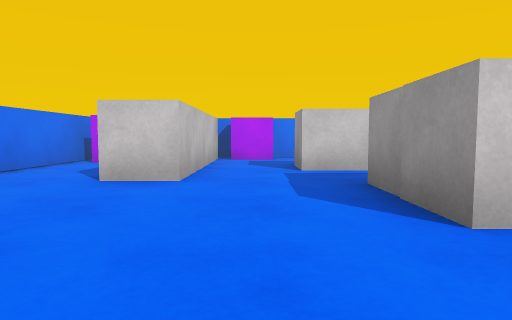
[1] (above)

16 first-person views from a walk through a scene from a Unity 3-D project. The camera is 0.55 m above the floor, tilts 4° down and sees 75° across. The floor is counted in squares, 1 m on a side. Each view is taken from the middle of a square. On the plan, view 1 faces up. The plan holds only what a view shows up to about 9 squares ahead; the rest is blank. The player character is not drawn.

[2]
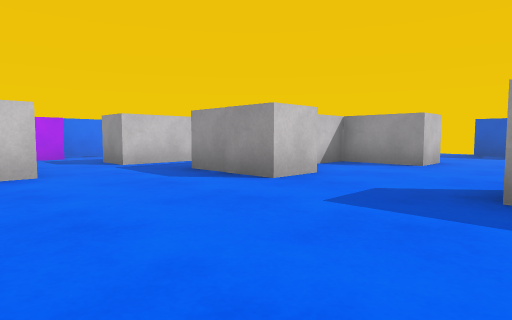

[3]
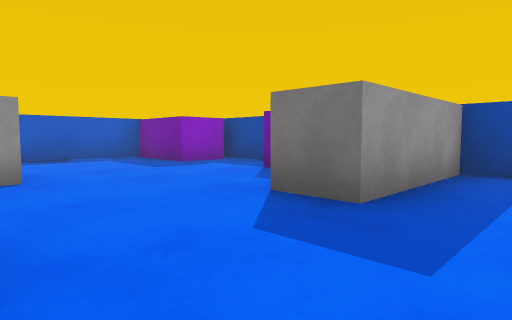

[4]
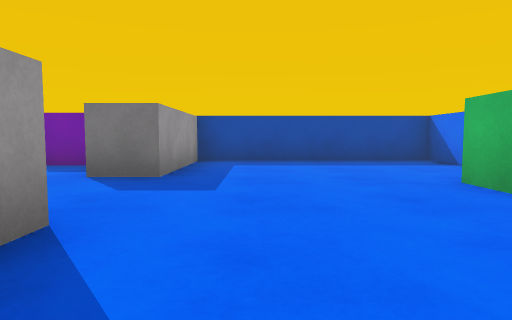

[5]
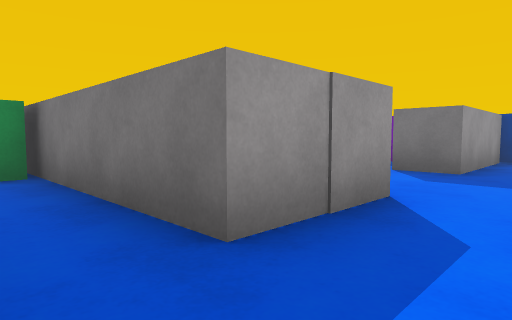

[6]
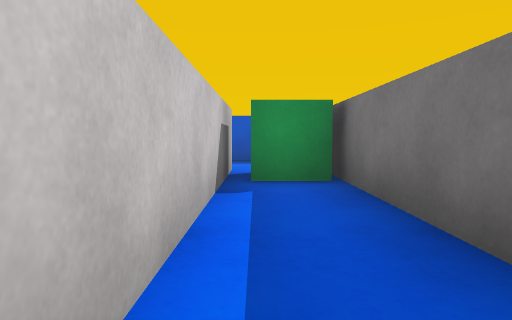

[7]
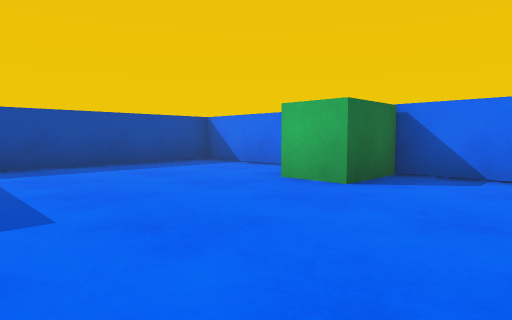

[8]
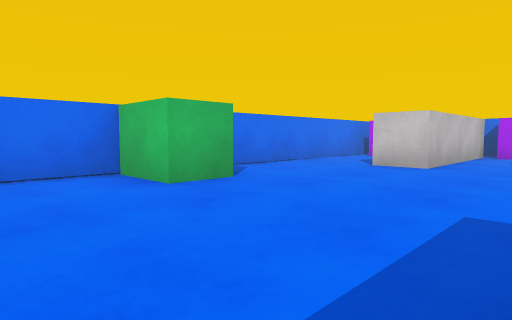

[9]
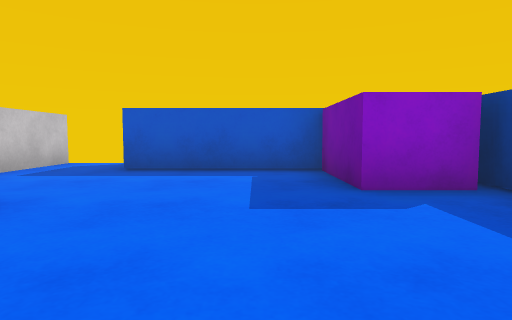

[10]
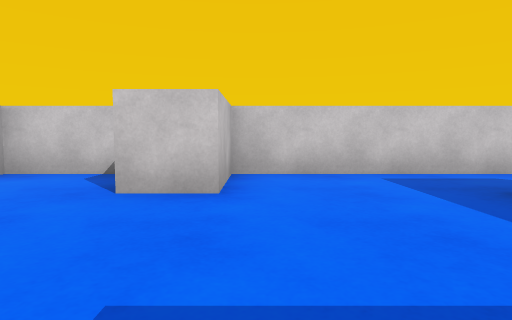

[11]
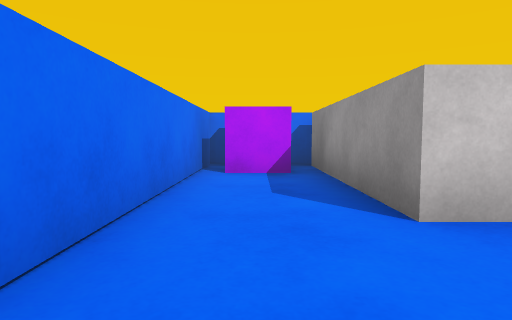

[12]
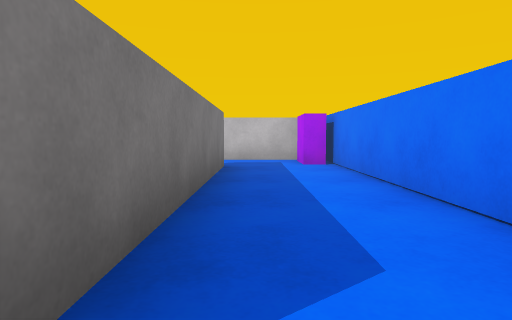

[13]
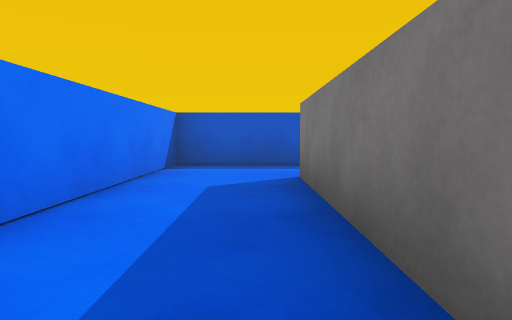

[14]
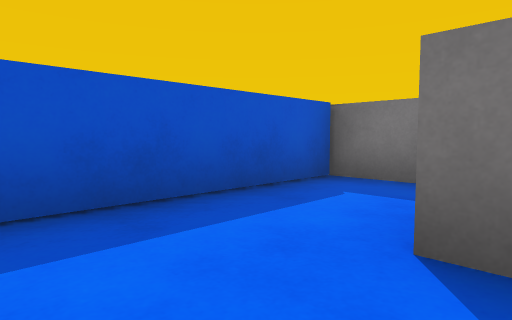

[15]
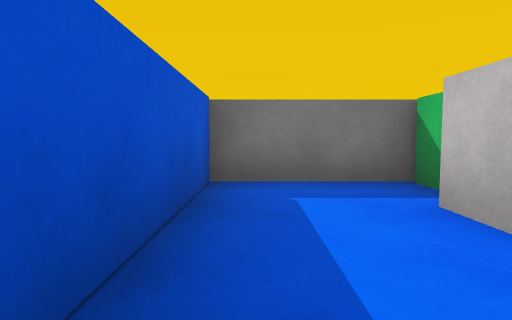

[16]
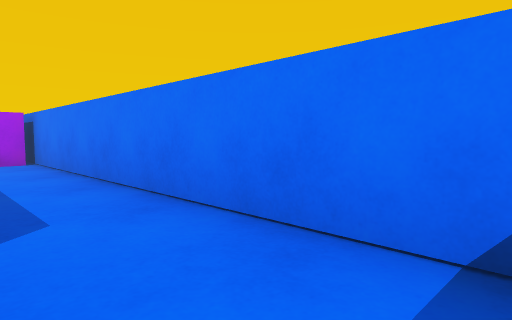

### Floor plan
Ten units are one square. View 1 is at (0, 0); x grows to the right and y downward. Boxes are objects, and circles mark ways between rooms. Rooms are numbered by the first view taken in them; rooms with no view inside come last. Other rooms are left out.
<svg viewBox="-44 -91 149 131">
<path fill="none" stroke="#000" d="M53 35 69 35M-9 -41 -19 -41 -19 -84M86 22 86 -12M100 -29 22 -29M-14 -86 -39 -86 -39 35 13 35 13 5 24 5M45 -54 7 -54 7 -64M66 -64 66 -55M13 -29 13 -39 86 -39 86 -66M-9 -65 -9 -41M7 -64 66 -64M86 -66 86 -86 -14 -86M-9 -84 -9 -65"/>
<rect x="-35" y="-15" width="10" height="20" fill="#bbb"><title>green block</title></rect>
<rect x="-35" y="-85" width="10" height="20" fill="#bbb"><title>purple block</title></rect>
<rect x="15" y="-25" width="10" height="10" fill="#bbb"><title>grey cube</title></rect>
<rect x="25" y="25" width="20" height="10" fill="#bbb"><title>purple block</title></rect>
<rect x="45" y="-25" width="10" height="20" fill="#bbb"><title>grey block</title></rect>
<rect x="65" y="15" width="20" height="20" fill="#bbb"><title>purple block</title></rect>
<rect x="45" y="-55" width="20" height="10" fill="#bbb"><title>green cube</title></rect>
<rect x="-5" y="-85" width="10" height="10" fill="#bbb"><title>purple block</title></rect>
<circle cx="5" cy="-40" r="3" fill="#2a7"/>
<circle cx="0" cy="-60" r="3" fill="#2a7"/>
<circle cx="75" cy="-60" r="3" fill="#2a7"/>
<text x="20" y="0">1</text>
<text x="40" y="-50">2</text>
<text x="40" y="-80">3</text>
</svg>
Room 1 opens to room 2. Room 2 opens to room 3.

Where each view was taken, in squares from view 1:
view 1: 0 up, 0 right, facing up
view 2: 1 down, 2 left, facing up-right
view 3: 2 up, 0 right, facing down-right
view 4: 4 up, 0 right, facing down
view 5: 5 up, 0 right, facing down-right
view 6: 5 up, 1 right, facing right
view 7: 3 up, 1 right, facing down-left
view 8: 2 down, 1 right, facing up-left
view 9: 1 down, 3 right, facing right
view 10: 2 down, 6 right, facing up
view 11: 2 up, 3 left, facing up
view 12: 7 up, 7 right, facing left
view 13: 7 up, 2 right, facing right
view 14: 8 up, 6 right, facing down-right
view 15: 8 up, 8 right, facing down
view 16: 7 up, 8 right, facing up-left
